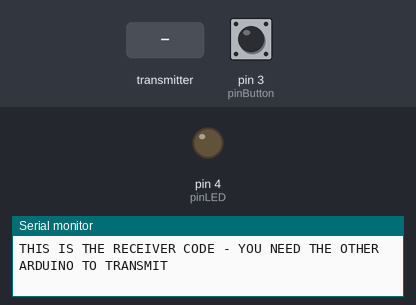
This sketch was run on a simulated Arduino Uno, built with avr-gcc and run on an emulated ATmega328P. Parts: output pins drawn as LEDs (lit = HIGH), the last lines printed to the serial monitor. The test bench sets the inputs (shaded band); at power-on: pin 3 (pinButton) HIGH. No radio packets arrive unless stated.

Above: at 1.2 s.
1.3 s: the transmitter starts sending incoming = 0
At 1.7 s:
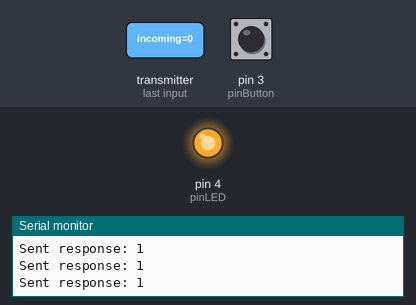
2.8 s: the transmitter starts sending incoming = 64
At 4.1 s:
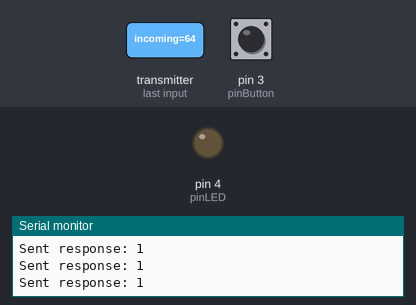
Timing chart, 0 to 5.8 s (numbered marks = the images above; inputs shaded):
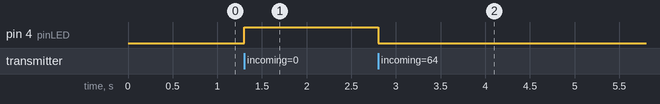

Measured:
- after the input at 1.3 s, pin 4 (pinLED): LOW → HIGH at once
- after the input at 2.8 s, pin 4 (pinLED): HIGH → LOW at once

The sketch:

Long_wireless_transrec1.ino
```cpp
#include "Arduino.h"
#include <SPI.h>
#include <RF24.h>

// This is just the way the RF24 library works:
// Hardware configuration: Set up nRF24L01 radio on SPI bus (pins 10, 11, 12, 13) plus pins 7 & 8

RF24 radio(7, 8);

byte addresses[][6] = { "1Node", "2Node" };

int pinButton = 3;
int pinLED = 4;

// -----------------------------------------------------------------------------
// SETUP   SETUP   SETUP   SETUP   SETUP   SETUP   SETUP   SETUP   SETUP
// -----------------------------------------------------------------------------
void setup() {
  Serial.begin(9600);
  Serial.println("THIS IS THE RECEIVER CODE - YOU NEED THE OTHER ARDUINO TO TRANSMIT");

  pinMode(pinLED, OUTPUT);
  pinMode(pinButton, INPUT_PULLUP);

  // Initiate the radio object
  radio.begin();

  // radio.setPALevel(RF24_PA_MIN);
  // RF24_PA_MIN=-18dBm,
  // RF24_PA_LOW=-12dBm,
  // RF24_PA_MED=-6dBM,
  // RF24_PA_HIGH=0dBm

  // Open a writing and reading pipe on each radio, with opposite addresses
  radio.openWritingPipe(addresses[0]);
  radio.openReadingPipe(1, addresses[1]);

  // Start the radio listening for data
  radio.startListening();
}

// -----------------------------------------------------------------------------
// We are LISTENING on this device only (although we do transmit a response)
// -----------------------------------------------------------------------------
void loop() {
  // This is what we receive from the other device (the transmitter)
  unsigned char incoming;

  // Is there any data for us to get?
  if (radio.available()) {
    // Go and read the data and put it into that variable
    while (radio.available()) {
      radio.read(&incoming, sizeof(char));
    }
    // No more data to get so send it back but add 1 first just for kicks
    // First, stop listening so we can talk
    radio.stopListening();
    if (incoming == 0) {
      digitalWrite(pinLED, HIGH);
    } else {
      digitalWrite(pinLED, LOW);
    }

    unsigned char outgoing = digitalRead(pinButton);
    radio.write(&outgoing, sizeof(char));

    // Now, resume listening so we catch the next packets.
    radio.startListening();

    // Tell the user what we sent back (the random numer + 1)
    Serial.print("Sent response: ");
    Serial.println(outgoing);
  }
}
```
